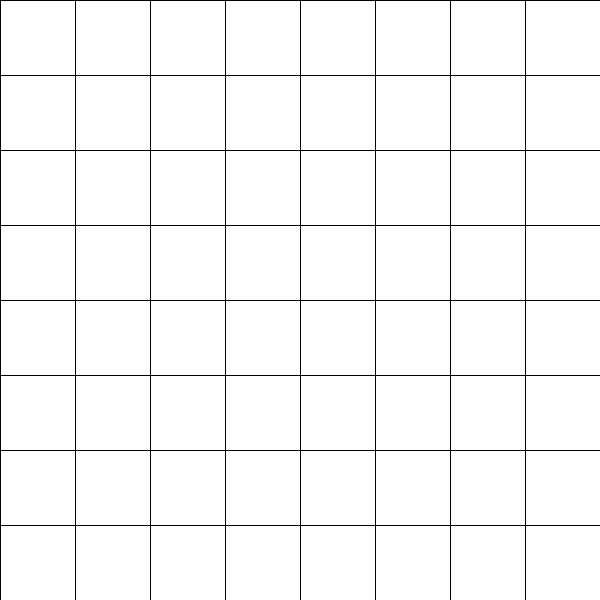
Frame 1 (no input)
Frame 60 (the mouse pressed at the canvas centre just before this capture): identical to frame 1, image omitted
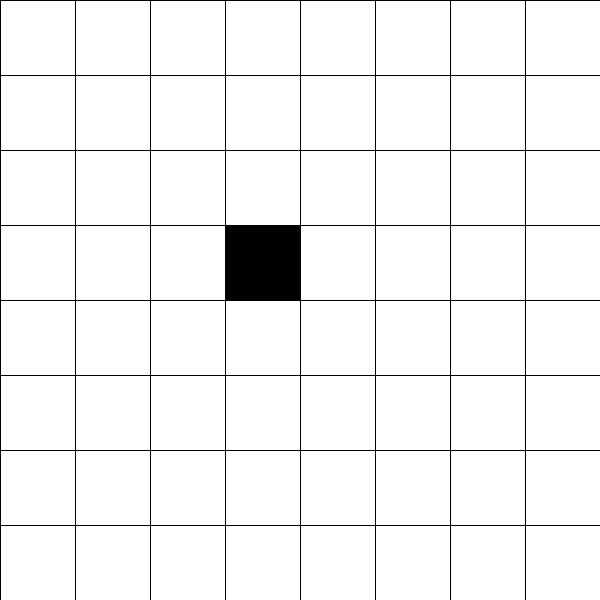
Frame 120 (the mouse held since frame 60 and released just before this capture)

The Processing sketch that drew these frames (run headless with seeded random() and noise(); from frame 60 on, the mouse is pressed at the canvas centre):

// Processing sketch: whiteGridHoverMouseBlack
// ── whiteGridHoverMouseBlack.pde
//you should have a 2d grid of white squares that's opacity changes to black 
//when the mouse hovers over it 

//in this sketch, the grid isn't drawn correctly, and the mouse hovering isn't working
//fix the sketch so that only the square the mouse is over turns black, 
//and the squares are drawn evenly accross the screen

int num = 8; 
int opacity[][] = new int[10][10]; 

void setup(){
  size(600, 600); 
  
  for(int i = 0; i<num; i++){
    for(int j = 0; j<num; j++){
      opacity[i][j] = 255; 
    }
  }
}

void draw(){
  background(0); 
  
  for(int i = 0; i<num; i++){
    for(int j = 0; j<num; j++){
      if(mouseX > i*width/num && mouseX<= (i+1)*width/num && 
      mouseY > j*width/num && mouseY <=(j+1)*width/num){
        opacity[i][j] = 0; 
      }
      
      if(opacity[i][j]<255){
        opacity[i][j] ++; 
      }
      fill(255, opacity[i][j]); 
      rect(i*width/num, j*width/num, width/num, height/num);
    }
  }
}
